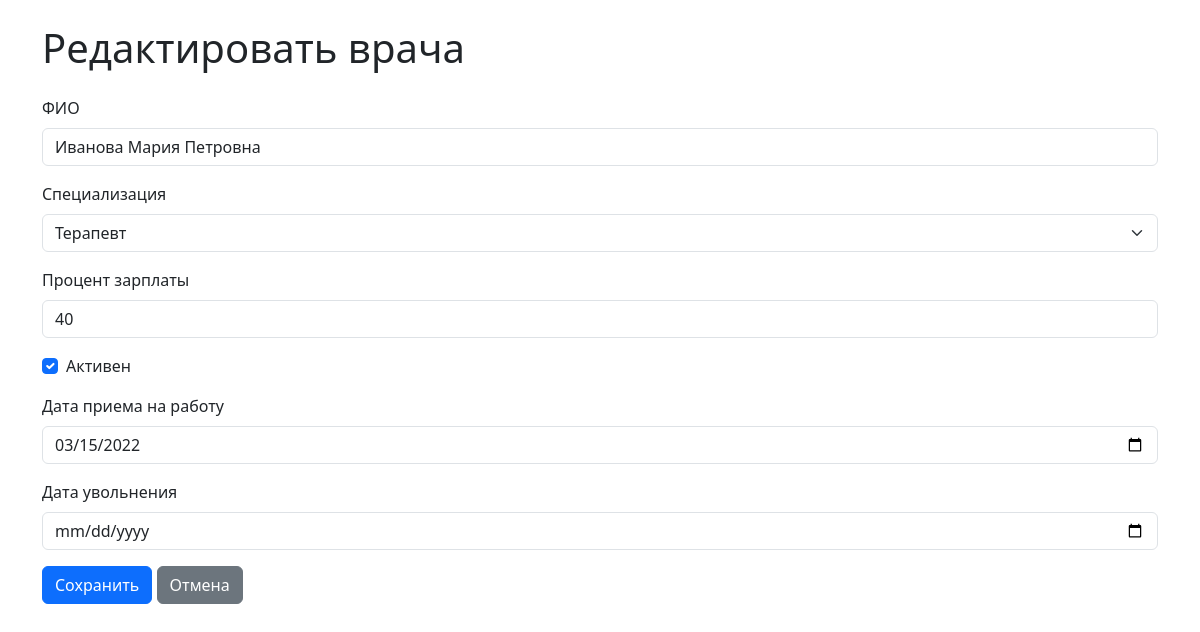
The page /edit_employee.php?id=1 on the database its author committed.
### tables this page shows
CREATE TABLE employees (
    id INTEGER PRIMARY KEY AUTOINCREMENT,
    full_name TEXT NOT NULL,
    specialization_id INTEGER NOT NULL,
    salary_percent REAL NOT NULL CHECK(salary_percent > 0 AND salary_percent <= 100),
    is_active INTEGER NOT NULL DEFAULT 1 CHECK(is_active IN (0, 1)),
    hired_date TEXT NOT NULL,
    fired_date TEXT,
    FOREIGN KEY (specialization_id) REFERENCES specializations(id) 
        ON DELETE RESTRICT 
        ON UPDATE CASCADE,
    CHECK(fired_date IS NULL OR fired_date >= hired_date)
);

CREATE TABLE specializations (
    id INTEGER PRIMARY KEY AUTOINCREMENT,
    name TEXT NOT NULL UNIQUE
);

### public/edit_employee.php (the view, shortened to what this page needs)
<?php
require_once __DIR__ . '/../db/db.php';
$id = $_GET['id'] ?? 0;
$stmt = $pdo->prepare('SELECT * FROM employees WHERE id = ?');
$stmt->execute([$id]);
$employee = $stmt->fetch(PDO::FETCH_ASSOC);
$specializations = $pdo->query('SELECT id, name FROM specializations ORDER BY name')->fetchAll(PDO::FETCH_ASSOC);
?>
<!DOCTYPE html>
<html lang="ru">
<head>
    <link href="https://cdn.jsdelivr.net/npm/bootstrap@5.3.0/dist/css/bootstrap.min.css" rel="stylesheet">
</head>
<body>
    <div class="container mt-4">
        <h1 class="mb-4">Редактировать врача</h1>
        <form method="POST">
            <div class="mb-3">
                <label class="form-label">ФИО</label>
                <input type="text" name="full_name" class="form-control" value="<?= htmlspecialchars($employee['full_name']) ?>" required>
            </div>
            <div class="mb-3">
                <label class="form-label">Специализация</label>
                <select name="specialization_id" class="form-select" required>
                    <?php foreach ($specializations as $spec): ?>
                        <option value="<?= $spec['id'] ?>" <?= $spec['id'] == $employee['specialization_id'] ? 'selected' : '' ?>>
                            <?= htmlspecialchars($spec['name']) ?>
                        </option>
                    <?php endforeach; ?>
                </select>
            </div>
            <div class="mb-3">
                <label class="form-label">Процент зарплаты</label>
                <input type="number" name="salary_percent" class="form-control" step="0.01" min="0.01" max="100" value="<?= $employee['salary_percent'] ?>" required>
            </div>
            <div class="mb-3 form-check">
                <input type="checkbox" name="is_active" class="form-check-input" id="is_active" <?= $employee['is_active'] ? 'checked' : '' ?>>
                <label class="form-check-label" for="is_active">Активен</label>
            </div>
            <div class="mb-3">
                <label class="form-label">Дата приема на работу</label>
                <input type="date" name="hired_date" class="form-control" value="<?= $employee['hired_date'] ?>" required>
            </div>
            <div class="mb-3">
                <label class="form-label">Дата увольнения</label>
                <input type="date" name="fired_date" class="form-control" value="<?= $employee['fired_date'] ?>">
            </div>
            <button type="submit" class="btn btn-primary">Сохранить</button>
            <a href="index.php" class="btn btn-secondary">Отмена</a>
        </form>
    </div>
</body>
</html>

### rows shown on the page
employees: full_name "Иванова Мария Петровна", specialization_id "Терапевт", salary_percent "40", is_active "☑", hired_date "03/15/2022"
